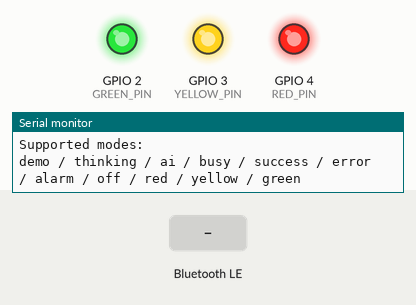
The sketch below on a simulated ESP32-C3. Parts: output pins drawn as LEDs (lit = HIGH), the last lines printed to the serial monitor. Dashed ring = blinking. The inputs (shaded band) are chosen by the test bench. Nothing arrives over Bluetooth unless stated; a phone connects over Bluetooth LE 3 s after start.

Above: at 1.79 s.
1.8 s: Bluetooth LE write "red" received
At 3.0 s:
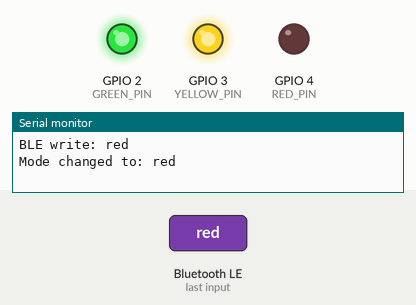
3.3 s: Bluetooth LE write "yellow" received
At 4.5 s:
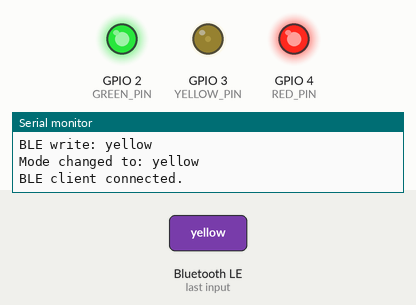
4.8 s: Bluetooth LE write "green" received
At 5.8 s:
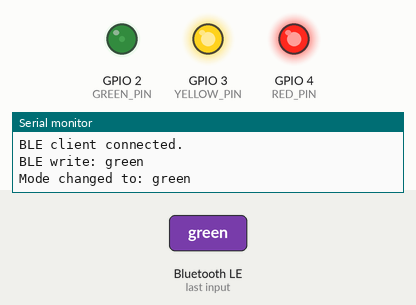
6.3 s: Bluetooth LE write "error" received
At 6.71 s:
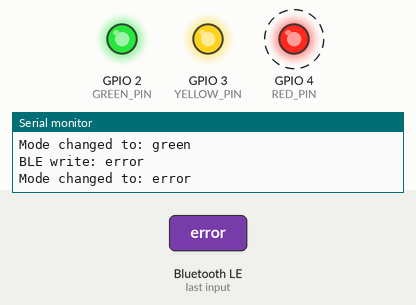
9.3 s: Bluetooth LE write "thinking" received
At 9.77 s:
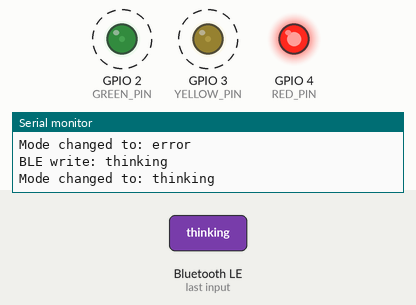
12.3 s: Bluetooth LE write "ai" received
Timing chart, 0 to 35.3 s (numbered marks = the images above; inputs shaded):
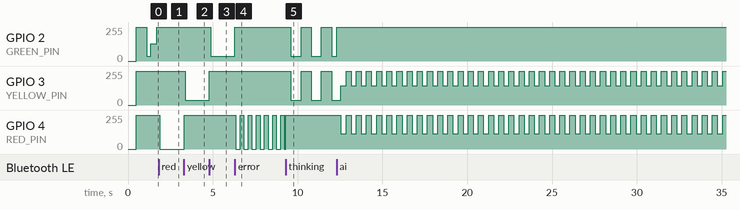

The sketch:

ESP32_C3_ToyBoard_CommonAnode_BLE_Enhanced_CursorLight.ino
```cpp
#include <BLEDevice.h>
#include <BLEServer.h>
#include <BLEUtils.h>
#include <BLE2902.h>
//
// =====================================================
// ESP32-C3 SuperMini + 原玩具公共正极灯板：BLE 蓝牙控制增强版
//
// 接线方式：
// ESP32 3.3V  -> 原灯板 + / 原电池正极
// ESP32 IO2   -> 220Ω -> L1 控制点 = 绿灯
// ESP32 IO3   -> 220Ω -> L2 控制点 = 黄灯
// ESP32 IO4   -> 220Ω -> L3 控制点 = 红灯
//
// 注意：
// 1. 原灯板 - / 原电池负极 第一版先不要接。
// 2. 公共正极：GPIO LOW = 灯亮，GPIO HIGH = 灯灭。
// 3. 默认开机模式：demo
// 4. 10 分钟无状态更新 → 自动 off（BLE 写入即重置计时）//二创改动部分
// =====================================================

const char* BLE_DEVICE_NAME = "CursorLight";

#define SERVICE_UUID        "b8b7e001-7a6b-4f4f-9a8b-11c0ffee0001"
#define MODE_CHAR_UUID      "b8b7e002-7a6b-4f4f-9a8b-11c0ffee0001"

// L1=绿灯，L2=黄灯，L3=红灯
const int GREEN_PIN = 2;   // IO2 -> L1 绿灯
const int YELLOW_PIN = 3;  // IO3 -> L2 黄灯
const int RED_PIN = 4;     // IO4 -> L3 红灯

const int PWM_FREQ = 5000;
const int PWM_RESOLUTION = 8;

// 红灯偏弱，所以红灯单独增强
const int RED_MAX = 255;
const int YELLOW_MAX = 220;
const int GREEN_MAX = 220;

const unsigned long IDLE_TIMEOUT_MS = 10UL * 60UL * 1000UL;  // 10 分钟无更新 → off

String currentMode = "demo";
unsigned long modeStart = 0;

BLEServer* pServer = nullptr;
BLECharacteristic* pModeCharacteristic = nullptr;
bool deviceConnected = false;


// =====================================================
// 基础工具函数：公共正极反相输出
// =====================================================

void writeLed(int pin, int value) {
  value = constrain(value, 0, 255);
  int pwmValue = 255 - value; // 公共正极反相
  ledcWrite(pin, pwmValue);
}

void allOff() {
  writeLed(RED_PIN, 0);
  writeLed(YELLOW_PIN, 0);
  writeLed(GREEN_PIN, 0);
}

void setOnly(int red, int yellow, int green) {
  writeLed(RED_PIN, constrain(red, 0, RED_MAX));
  writeLed(YELLOW_PIN, constrain(yellow, 0, YELLOW_MAX));
  writeLed(GREEN_PIN, constrain(green, 0, GREEN_MAX));
}

int triWave(unsigned long t, unsigned long period, int maxValue) {
  unsigned long x = t % period;
  if (x < period / 2) {
    return map(x, 0, period / 2, 0, maxValue);
  } else {
    return map(x, period / 2, period, maxValue, 0);
  }
}

int fadeInOutBrightness(
  unsigned long t,
  unsigned long fadeIn,
  unsigned long hold,
  unsigned long fadeOut,
  unsigned long offTime,
  int maxValue
) {
  unsigned long total = fadeIn + hold + fadeOut + offTime;
  unsigned long x = t % total;

  if (x < fadeIn) {
    return map(x, 0, fadeIn, 0, maxValue);
  }

  x -= fadeIn;
  if (x < hold) {
    return maxValue;
  }

  x -= hold;
  if (x < fadeOut) {
    return map(x, 0, fadeOut, maxValue, 0);
  }

  return 0;
}

void fadeToStatic(int targetRed, int targetYellow, int targetGreen, int fadeMs = 80) {
  allOff();

  int steps = 12;
  int delayPerStep = max(1, fadeMs / steps);

  for (int i = 0; i <= steps; i++) {
    float p = (float)i / steps;
    setOnly(targetRed * p, targetYellow * p, targetGreen * p);
    delay(delayPerStep);
  }
}


// =====================================================
// 模式处理
// =====================================================

bool isValidMode(String mode) {
  return (
    mode == "red" ||
    mode == "yellow" ||
    mode == "green" ||
    mode == "busy" ||
    mode == "error" ||
    mode == "thinking" ||
    mode == "ai" ||
    mode == "success" ||
    mode == "alarm" ||
    mode == "demo" ||
    mode == "off"
  );
}

void notifyMode() {
  if (pModeCharacteristic) {
    pModeCharacteristic->setValue(currentMode.c_str());
    if (deviceConnected) {
      pModeCharacteristic->notify();
    }
  }
}

void setMode(String mode) {
  mode.trim();
  mode.toLowerCase();

  if (!isValidMode(mode)) {
    Serial.print("Unknown mode: ");
    Serial.println(mode);
    return;
  }

  currentMode = mode;
  modeStart = millis();

  Serial.print("Mode changed to: ");
  Serial.println(currentMode);

  if (mode == "red") {
    fadeToStatic(RED_MAX, 0, 0, 80);
  } else if (mode == "yellow") {
    fadeToStatic(0, YELLOW_MAX, 0, 80);
  } else if (mode == "green") {
    fadeToStatic(0, 0, GREEN_MAX, 80);
  } else if (mode == "success") {
    setOnly(0, 0, GREEN_MAX);
  } else if (mode == "off") {
    allOff();
  }

  notifyMode();
}

void autoTimeoutCheck() {
  if (currentMode == "off") return;

  unsigned long elapsed = millis() - modeStart;
  if (elapsed >= IDLE_TIMEOUT_MS) {
    Serial.print("Idle timeout (");
    Serial.print(currentMode);
    Serial.println(") -> off");
    setMode("off");
  }
}


// =====================================================
// 灯效模式//二创改动部分
// =====================================================

// busy：黄灯长亮
void updateBusy() {
  setOnly(0, YELLOW_MAX, 0);
}

void updateError() {
  unsigned long t = millis() - modeStart;
  int r = fadeInOutBrightness(t, 40, 180, 80, 180, RED_MAX);
  setOnly(r, 0, 0);
}

// thinking：绿黄柔和呼吸交替闪，红灯不亮
void updateThinking() {
  unsigned long t = millis() - modeStart;
  const unsigned long period = 2400;  // 绿黄各 1200ms

  int g = fadeInOutBrightness(t, 300, 200, 400, 300, GREEN_MAX);
  int y = fadeInOutBrightness(t + period / 2, 300, 200, 400, 300, YELLOW_MAX);

  setOnly(0, y, g);
}

// ai：柔和版跑马灯，比 thinking 更慢、更柔和、亮度低一点
// 红灯亮时绿灯不亮（除 thinking 外所有模式遵守此规则）//二创改动部分
void updateAi() {
  unsigned long t = millis() - modeStart;
  const unsigned long slot = 600;  // 每个灯占 600ms，三灯共 1800ms 一个周期

  // 比 thinking 更慢更暗的呼吸
  int g = fadeInOutBrightness(t, 250, 100, 200, 50, 120);
  int y = fadeInOutBrightness(t + slot, 250, 100, 200, 50, 110);
  int r = fadeInOutBrightness(t + 2 * slot, 250, 100, 200, 50, 140);

  // 规则：除 thinking 外，红灯亮时绿灯必须灭
  if (r > 0) g = 0;

  setOnly(r, y, g);
}

void updateSuccess() {
  setOnly(0, 0, GREEN_MAX);
}

// alarm：红黄交替快闪警灯，绿灯不亮
void updateAlarm() {
  unsigned long t = millis() - modeStart;
  const unsigned long phaseMs = 260;
  int phase = (t / phaseMs) % 2;
  unsigned long inside = t % phaseMs;

  int brightness;
  if (inside < 60) {
    brightness = map(inside, 0, 60, 0, 255);
  } else if (inside < 180) {
    brightness = 255;
  } else {
    brightness = map(inside, 180, phaseMs, 255, 0);
  }

  // 红黄交替，绿灯始终为 0
  if (phase == 0) {
    setOnly(brightness, 0, 0);
  } else {
    setOnly(0, min(brightness, YELLOW_MAX), 0);
  }
}

// demo：默认开机演示模式
void updateDemo() {
  unsigned long t = (millis() - modeStart) % 16000;

  if (t < 1200) {
    int g = triWave(t, 1200, GREEN_MAX);
    setOnly(0, 0, g);
  } else if (t < 2400) {
    int y = triWave(t - 1200, 1200, YELLOW_MAX);
    setOnly(0, y, 0);
  } else if (t < 3600) {
    int r = triWave(t - 2400, 1200, RED_MAX);
    setOnly(r, 0, 0);
  } else if (t < 6200) {
    updateAi();
  } else if (t < 8200) {
    updateThinking();
  } else if (t < 10200) {
    updateBusy();
  } else if (t < 12200) {
    updateError();
  } else if (t < 14200) {
    updateAlarm();
  } else {
    unsigned long p = t - 14200;
    if (p < 600) setOnly(RED_MAX, 0, 0);
    else if (p < 1200) setOnly(0, 0, GREEN_MAX);
    else setOnly(0, YELLOW_MAX, 0);
  }
}


// =====================================================
// BLE 回调
// =====================================================

class ServerCallbacks : public BLEServerCallbacks {
  void onConnect(BLEServer* pServer) {
    deviceConnected = true;
    Serial.println("BLE client connected.");
  }

  void onDisconnect(BLEServer* pServer) {
    deviceConnected = false;
    Serial.println("BLE client disconnected. Restart advertising.");
    BLEDevice::startAdvertising();
  }
};

class ModeCharacteristicCallbacks : public BLECharacteristicCallbacks {
  void onWrite(BLECharacteristic* pCharacteristic) {
    String value = pCharacteristic->getValue();
    value.trim();

    Serial.print("BLE write: ");
    Serial.println(value);

    setMode(value);
  }

  void onRead(BLECharacteristic* pCharacteristic) {
    pCharacteristic->setValue(currentMode.c_str());
  }
};


// =====================================================
// 初始化
// =====================================================

void setup() {
  Serial.begin(115200);
  delay(500);

  ledcAttach(RED_PIN, PWM_FREQ, PWM_RESOLUTION);
  ledcAttach(YELLOW_PIN, PWM_FREQ, PWM_RESOLUTION);
  ledcAttach(GREEN_PIN, PWM_FREQ, PWM_RESOLUTION);

  allOff();

  currentMode = "demo";
  modeStart = millis();

  Serial.println();
  Serial.println("Power on. Default mode: demo");
  Serial.println("Common anode BLE enhanced version.");
  Serial.println("BLE device name: CursorLight");

  BLEDevice::init(BLE_DEVICE_NAME);

  pServer = BLEDevice::createServer();
  pServer->setCallbacks(new ServerCallbacks());

  BLEService* pService = pServer->createService(SERVICE_UUID);

  pModeCharacteristic = pService->createCharacteristic(
    MODE_CHAR_UUID,
    BLECharacteristic::PROPERTY_READ |
    BLECharacteristic::PROPERTY_WRITE |
    BLECharacteristic::PROPERTY_NOTIFY
  );

  pModeCharacteristic->setCallbacks(new ModeCharacteristicCallbacks());
  pModeCharacteristic->setValue(currentMode.c_str());
  pModeCharacteristic->addDescriptor(new BLE2902());

  pService->start();

  BLEAdvertising* pAdvertising = BLEDevice::getAdvertising();
  pAdvertising->addServiceUUID(SERVICE_UUID);
  pAdvertising->setScanResponse(true);
  pAdvertising->setMinPreferred(0x06);
  pAdvertising->setMinPreferred(0x12);

  BLEDevice::startAdvertising();

  Serial.println("BLE advertising started.");
  Serial.println("Supported modes:");
  Serial.println("demo / thinking / ai / busy / success / error / alarm / off / red / yellow / green");
}


// =====================================================
// 主循环
// =====================================================

void loop() {
  autoTimeoutCheck();

  if (currentMode == "busy") {
    updateBusy();
  } else if (currentMode == "error") {
    updateError();
  } else if (currentMode == "thinking") {
    updateThinking();
  } else if (currentMode == "ai") {
    updateAi();
  } else if (currentMode == "success") {
    updateSuccess();
  } else if (currentMode == "alarm") {
    updateAlarm();
  } else if (currentMode == "demo") {
    updateDemo();
  } else if (currentMode == "off") {
    allOff();
  }

  delay(5);
}
```

Measured:
- after the input at 1.8 s, GPIO 4 (RED_PIN): 255/255 → 0/255 after 0.08 s
- after the input at 3.3 s, GPIO 3 (YELLOW_PIN): 255/255 → 35/255 after 0.08 s; GPIO 4 (RED_PIN): 0/255 → 255/255 at once
- after the input at 4.8 s, GPIO 2 (GREEN_PIN): 255/255 → 35/255 after 0.08 s; GPIO 3 (YELLOW_PIN): 35/255 → 255/255 at once
- after the input at 6.3 s, GPIO 2 (GREEN_PIN): 35/255 → 255/255 at once; GPIO 4 (RED_PIN): alternates 255/255 for 0.22 s and 0/255 for 0.26 s, starting at once
- after the input at 9.3 s, GPIO 2 (GREEN_PIN), GPIO 3 (YELLOW_PIN): alternates 255/255 for 0.60 s and 35/255 for 0.60 s, starting after 0.30 s
